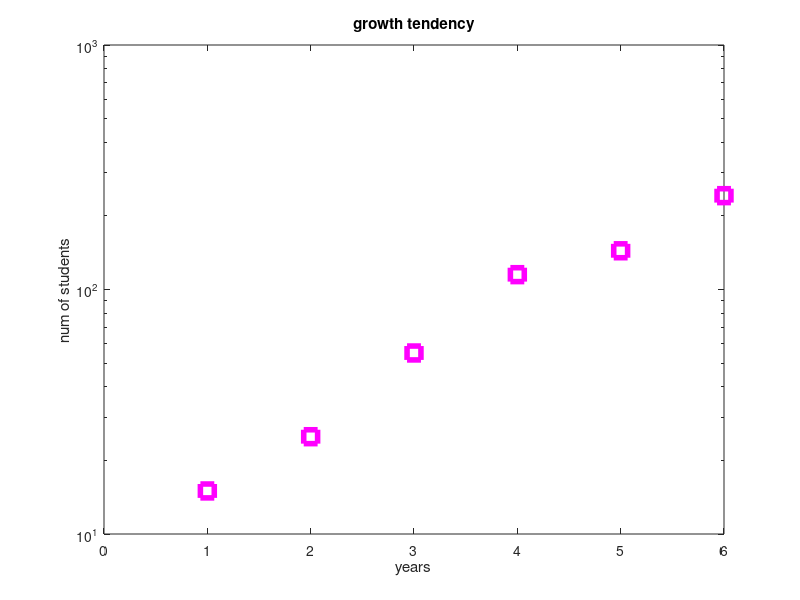

MATLAB code for this plot:
x = 1:6;
y = [15 25 55 115 144 242];
figure
semilogy(x, y,'ms' ,'MarkerSize', 10, 'LineWidth', 4);
xlabel('years');
ylabel('num of students');
title('growth tendency');
xlim([0,6]);